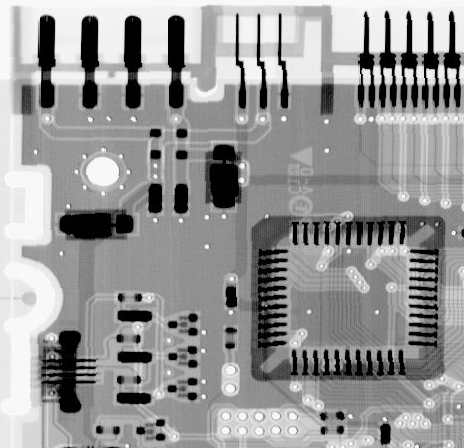
#> input picture Required Images/test2.tif, 464 x 448 px, found by its file name
$ python Exp8_5.py
#> lines starting #> are read from the running program, lines starting #| are printed output that depends on the picture
import cv2
import numpy as np
import matplotlib.pyplot as plt
import random

imgpath = "test2.tif"
img1 = cv2.imread(imgpath, 0)
#> img1 is the input picture: shape (448, 464); min 0, max 255, mean 150.8

(nr, nc) = img1.shape
#> nr = 448; nc = 464

# Adding Salt&Pepper Noise
prob = 0.05

R = np.zeros((nr, nc), dtype='uint8')
thres = 1 - prob

for i in range(nr):
    for j in range(nc):
        rdn = random.random()
        if rdn < prob:
            R[i][j] = 0
        #   if rdn > thres:
        #        R[i][j]=255;
        else:
            R[i][j] = img1[i][j]
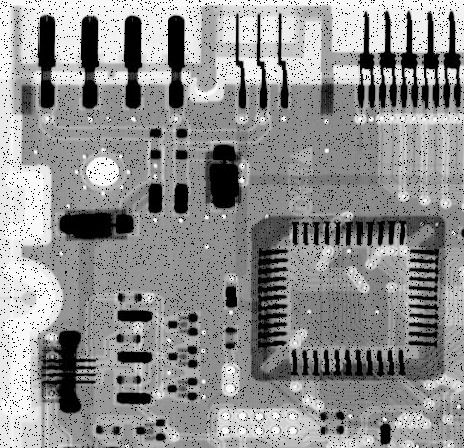
#> R: shape (448, 464); min 0, max 255, mean 143.1

img_noise = R

###### Contra-Harmonic Filter
(nr, nc) = img_noise.shape  # to access row and column of image
print('No. of Row: ', nr)
#| No. of Row:  448
print('No. of Column: ', nc)
#| No. of Column:  464
output = np.zeros((nr, nc), dtype='uint8')
Q = 0.5
for i in range(1, nr - 1, 1):
    for j in range(1, nc - 1, 1):
        num = 0
        denom = 0
        for x in range(i - 1, i + 2):
            for y in range(j - 1, j + 2):
                num = num + (pow(img_noise[x][y], (Q + 1)))
                denom = denom + (pow(img_noise[x][y], Q))
        if denom != 0:
            output[i][j] = np.uint8(num / denom)
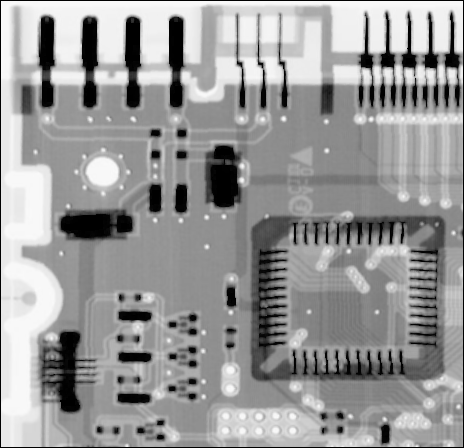
#> output: shape (448, 464); min 0, max 250, mean 152.3

plt.subplot(1, 3, 1)
plt.imshow(img1, cmap='gray')
plt.title('Original Image')
plt.xticks([])
plt.yticks([])
plt.subplot(1, 3, 2)
plt.imshow(img_noise, cmap='gray')
plt.title('Noisy Image')
plt.xticks([])
plt.yticks([])
plt.subplot(1, 3, 3)
plt.imshow(output, cmap='gray')
plt.title('Filtered Image')
plt.xticks([])
plt.yticks([])
plt.show()
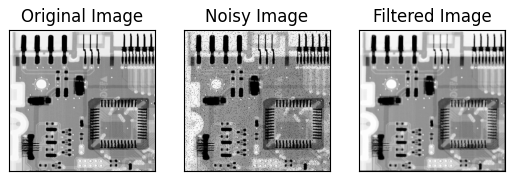
#> figure drawn by matplotlib, 3 panels
cv2.waitKey(0)  # Wait until key strike from keyboard
cv2.destroyAllWindows()  # Close all windows
